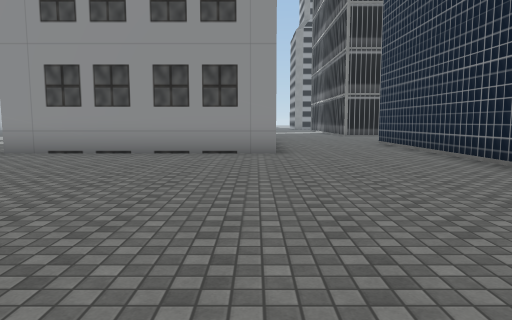
view 1 (above)

20 first-person views from a walk through a 3-D level made in the Unity game engine. The camera is 1.4 m above the floor, tilts 6° down and sees 70° across. The floor is counted in squares, 2 m on a side. Each view is taken from the middle of a square. On the plan, view 1 faces up. The plan holds only what a view shows up to about 11 squares ahead; the rest is blank. The place goes on beyond the plan. Some surface patterns are stand-ins.

view 2
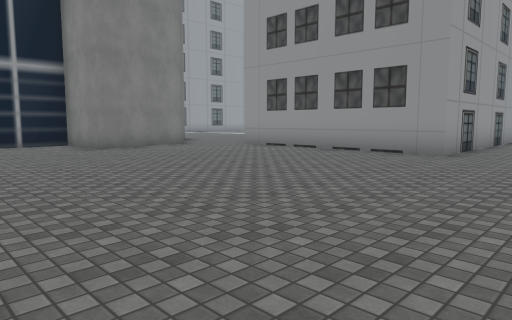

view 3
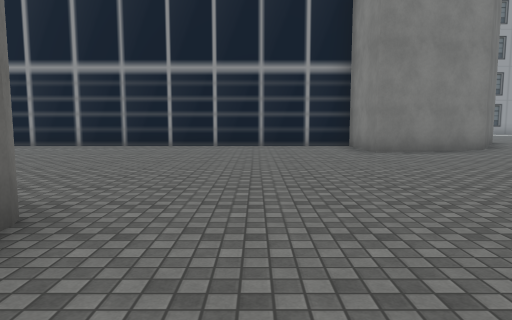

view 4
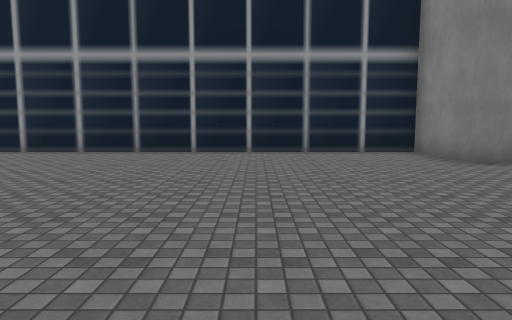

view 5
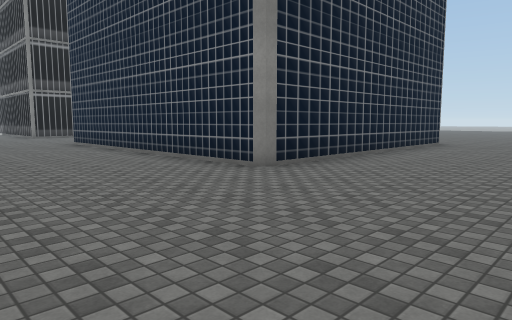

view 6
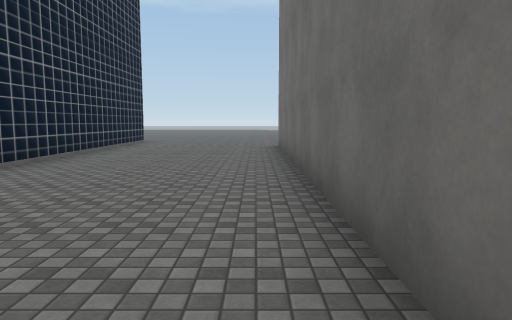

view 7
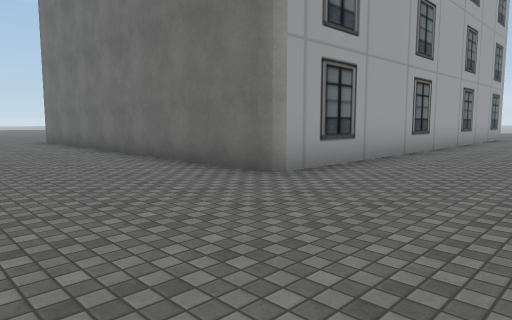

view 8
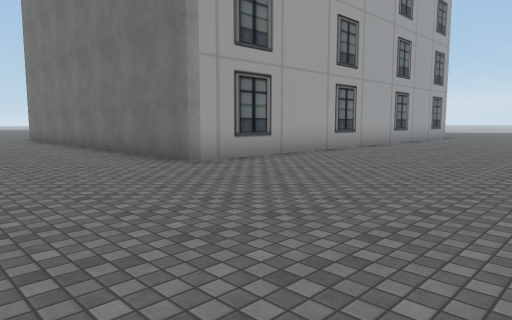

view 9
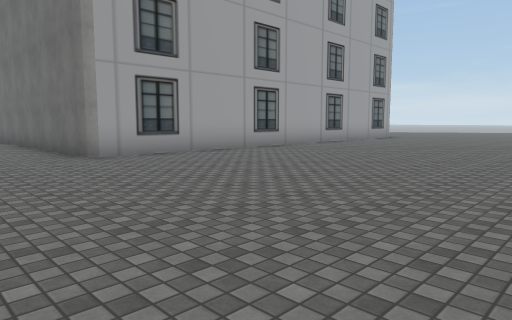

view 10
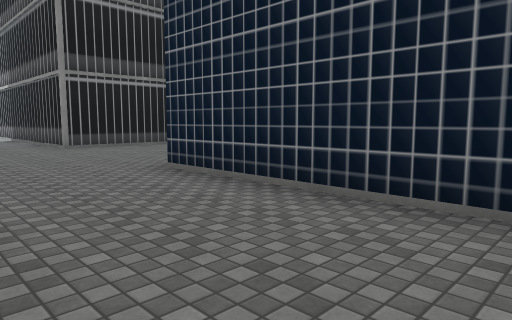

view 11
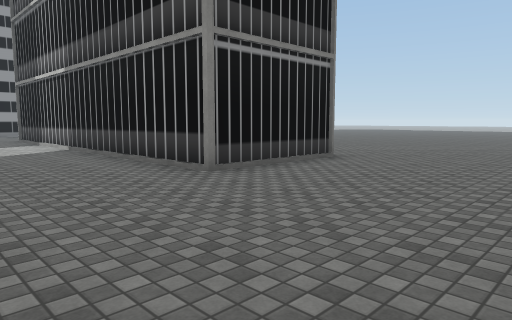

view 12
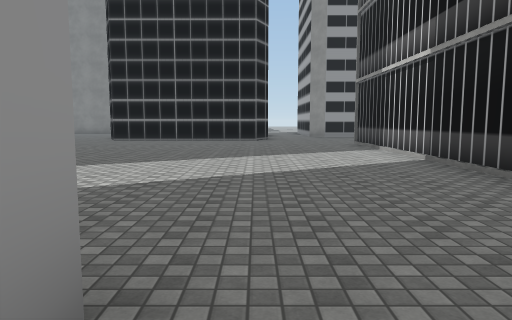

view 13
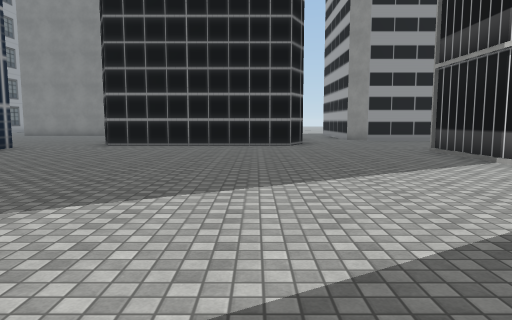

view 14
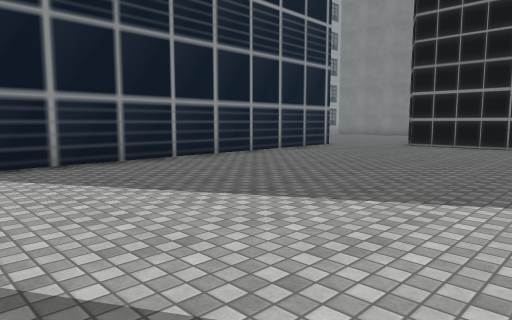

view 15
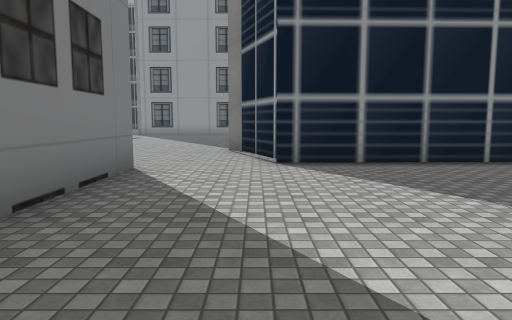

view 16
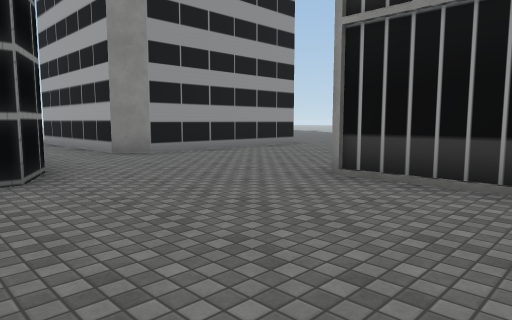

view 17
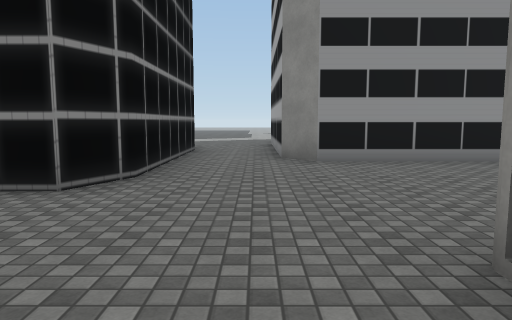

view 18
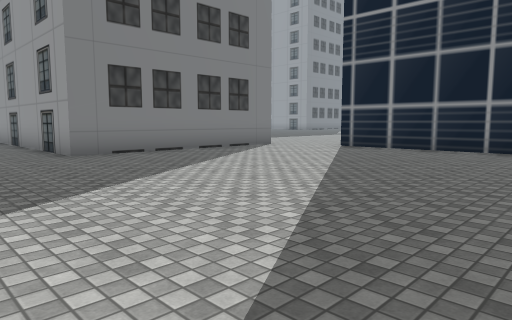

view 19
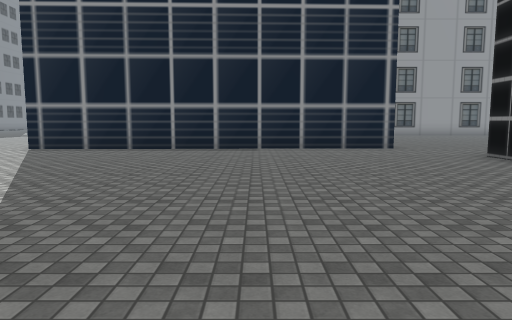

view 20
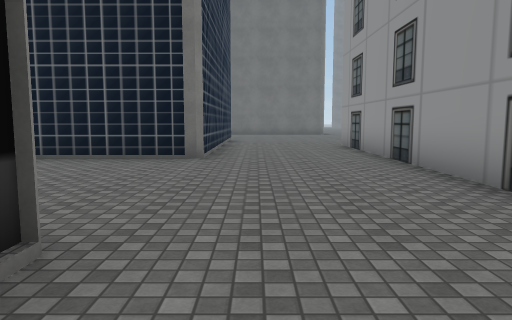

### Floor plan
Points are (right, up) in squares from view 1. A wall is a line through its corners. A room is listed if a view was taken in it or the views show most of it. See-through windows are left out.
Room 1 (views 1, 2, 3, 4, 5, 6, 7, 8, 9, 10)
walls: (0.4, 8) (-5.6, 8); (-7.1, 6.7) (-6.1, 3.7) (-8.4, 3.7) (-8.4, -6); (-0.7, -7.5) (-0.7, -0.6) (7.5, -0.6); (7.5, 3.9) (4, 3.9) (4, 6.4)
ways out: opening at (2, 6.3) to room 2; opening at (-6.5, 7)
Room 2 (views 11, 12, 13, 14, 15, 16, 17, 18, 19, 20)
walls: (7.4, 17.1) (4.2, 17.1) (4.2, 27.6); (-6.7, 19.4) (-7.8, 19); (-5.6, 17.1) (0.4, 17.1) (0.4, 8); (-6.4, 28.6) (-6.1, 19.3); (1.5, 32.6) (1.5, 30.6) (1, 29.6) (-4.3, 29.6) (-4.5, 30.1); (7.5, 32.4) (4.1, 32.4); (4, 6.4) (4, 12.1) (7.2, 12.1)
ways out: opening at (2, 6.3) to room 1; opening at (-6.5, 18); opening at (-5.5, 29.5); opening at (2.5, 33)

Positions as (right, up) in squares from view 1, and headings:
1: (0, 0), facing up
2: (3, 0), facing up-left
3: (2, 1), facing left
4: (0, 0), facing left
5: (0, 0), facing up-right
6: (-1, 0), facing right
7: (-4, 3), facing down-right
8: (-6, 3), facing down-right
9: (-8, 2), facing down-right
10: (1, 7), facing up-right
11: (1, 13), facing up-right
12: (1, 16), facing up
13: (0, 19), facing up
14: (0, 19), facing up-left
15: (0, 19), facing left
16: (0, 25), facing up-right
17: (3, 26), facing up
18: (3, 25), facing down-left
19: (3, 25), facing left
20: (3, 19), facing down
